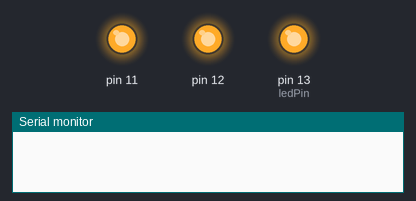
Simulated run of this sketch. Board: Arduino Uno, built with avr-gcc and run on an emulated ATmega328P. Shown: output pins drawn as LEDs (lit = HIGH), the last lines printed to the serial monitor.

Above: at 0.6 s.
At 1.15 s:
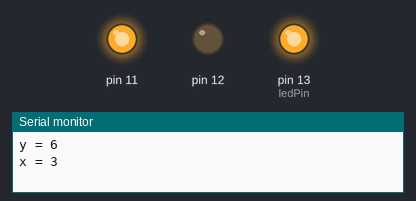
At 2.25 s:
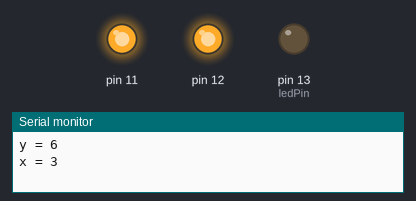
At 3.9 s:
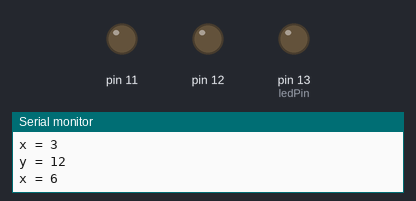
Timing chart, 0 to 5.1 s (numbered marks = the images above):
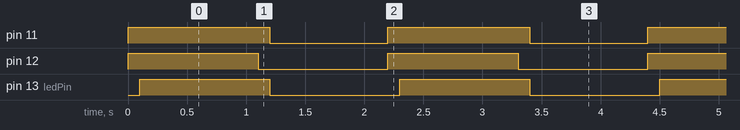

The sketch:

LEDs.ino
```cpp
/*
multiline comment
*/

int ledPin = 13; // variable named ledPin with a value of 13
int freq = 1000;
int x = 0;
int y = 1;

void setup() // runs only one time
{
  pinMode(ledPin, OUTPUT);
  pinMode(12, OUTPUT);
  pinMode(11, OUTPUT);
  Serial.begin(9600); // serial comm between arduino and computer (USB)
}

void loop() // runs until you stop it
{
  digitalWrite(12, HIGH);
  digitalWrite(11, HIGH);
  delay(freq / 10);
  digitalWrite(ledPin, HIGH);
  delay(freq);


  //Serial.print("Hello Computer, ");
  //Serial.println("My name is Elliot"); // serial print line
  x = x + 1; // only have to define int once in global
  x += 1; // compound operation
  x++; // increment (only adds one)
  y = x * 2;
  Serial.print("y = ");
  Serial.println(y);
  Serial.print("x = ");
  Serial.println(x);
  // other math operations include
  // +, -, *, /, % (modulus)

  digitalWrite(12, LOW);
  delay(freq / 10);
  digitalWrite(ledPin, LOW);
  digitalWrite(11, LOW);
  delay(freq);
}
```

Measured:
- by itself, pin 11: alternates HIGH for 1.2 s and LOW for 1.0 s
- by itself, pin 12, pin 13 (ledPin): alternates HIGH for 1.1 s and LOW for 1.1 s
- by itself, everything shown: repeats every 2.2 s, in 4 steps
